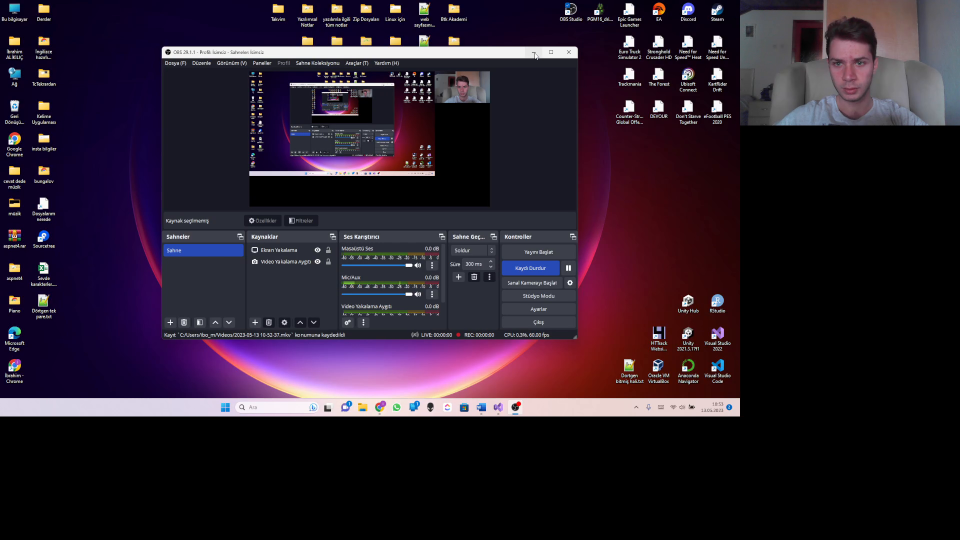
#> input picture frame 56 of GoruntuIsleme/1.Egitim/8. OpenCV  Temel İşlemler/videom.mkv, 1920 x 1080 px, given in place of 5.1 car.mp4.mp4, which was not available (shown at 1/2 size)
$ jupyter execute '5.ArkaPlanÇıkarmaBackgroundSubtraction)1.Adım.ipynb'   (text cells are left out)
#> lines starting #> are read from the running program, lines starting #| are printed output that depends on the picture; pictures that were not available may be replaced by others from this repository, and a replacement may not be noted
[cell 1]
import cv2
import numpy as np

[cell 2]
cap=cv2.VideoCapture("5.1 car.mp4.mp4")
_,first_frame=cap.read()
#> first_frame is the input picture: shape (1080, 1920, 3); mean B, G, R 43.8, 29.7, 42.4
first_frame=cv2.resize(first_frame,(640,480))
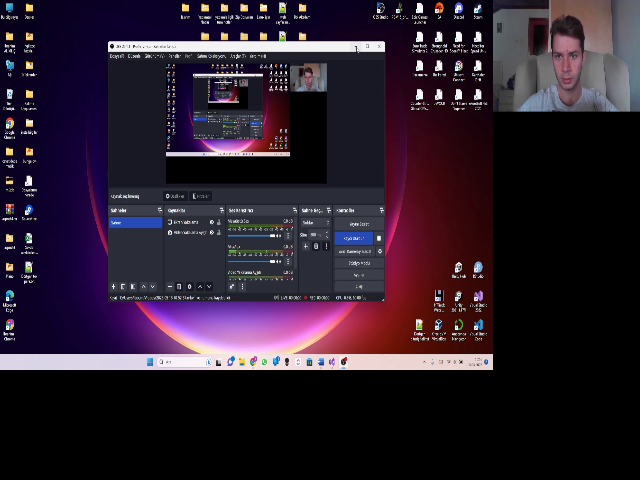
#> first_frame: shape (480, 640, 3); mean B, G, R 43.8, 29.6, 42.4
first_gray=cv2.cvtColor(first_frame,cv2.COLOR_BGR2GRAY)
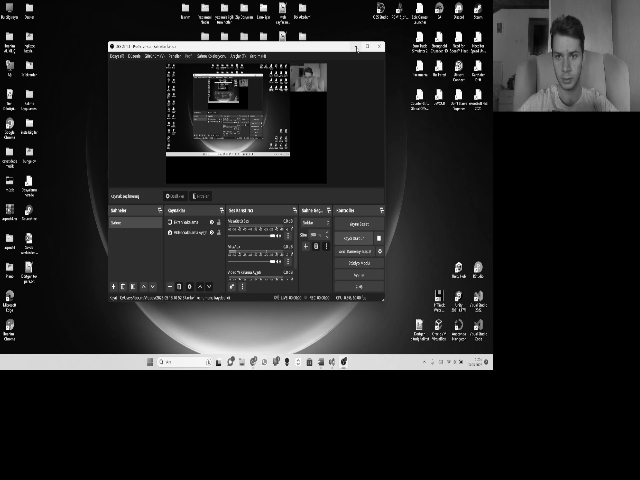
#> first_gray: shape (480, 640); min 0, max 255, mean 35
first_gray=cv2.GaussianBlur(first_gray,(5,5),0)
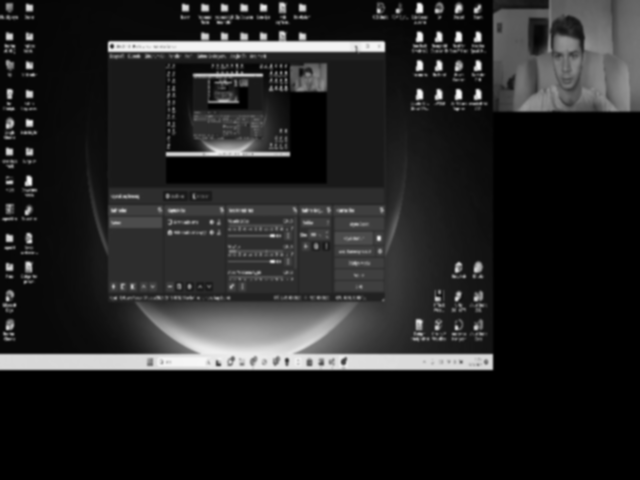
#> first_gray: shape (480, 640); min 0, max 250, mean 35

[cell 3]
# [21 lines of commented-out code are left out]

[cell 4]
# üsttekinde rekn geçişleri rahatsız ettiğinden trashold ile grimsi renkleri de çıkaracağız
while 1:
    _,frame=cap.read()
    # frame ler çok büyük yeniden boyutlandıracağım
    frame=cv2.resize(frame,(640,480))
#> frame: shape (480, 640, 3)
    gray=cv2.cvtColor(frame,cv2.COLOR_BGR2GRAY)
    gray=cv2.GaussianBlur(gray,(5,5),0)

    # şimdi ilk frame ile gelen diğer frame leri karşılaştıracağız
    diff=cv2.absdiff(first_gray,gray) # different tan geliyor
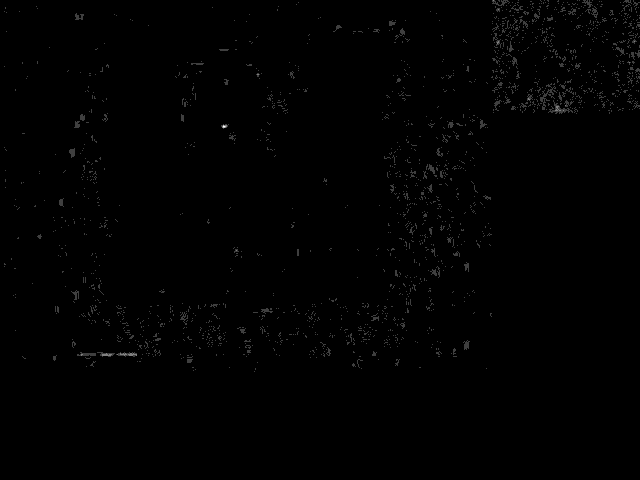
#> diff: shape (480, 640); min 0, max 4, mean 0.0204; drawn with min black and max white

    # siyaha yakın olanları simsiyah ; beyaza yakın olanları bembeyaz yapacak olan threshold u uygulayacağız
    _,diff=cv2.threshold(diff,35,255,cv2.THRESH_BINARY)
#> diff: shape (480, 640); every value is 0


    cv2.imshow("frame",frame)
    cv2.imshow("first_frame",first_frame)
    cv2.imshow("diff",diff)


    if cv2.waitKey(20)&0xFF==ord('q'):
#> (key q is pressed here)
        break


cap.release()
cv2.destroyAllWindows()

$ run again, starting later in the video
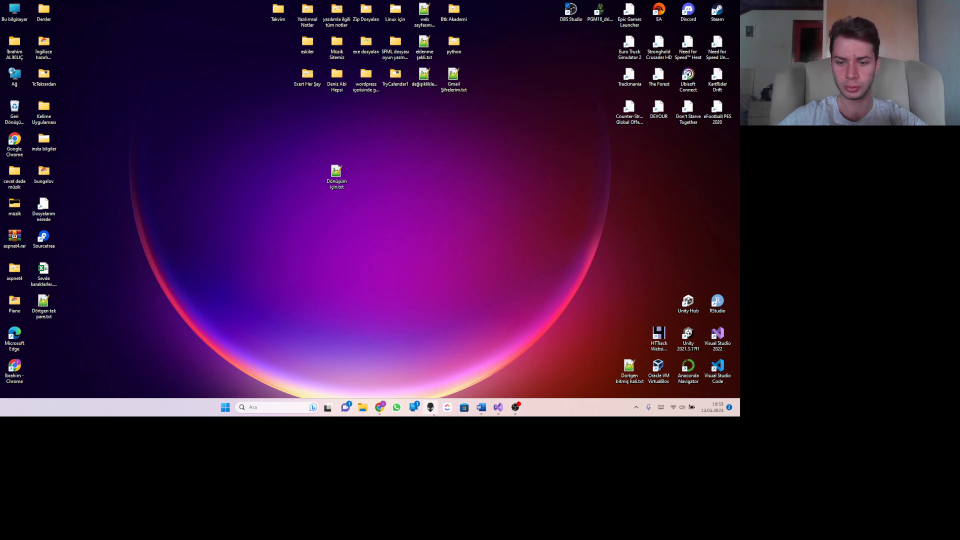
#> input picture frame 252 of GoruntuIsleme/1.Egitim/8. OpenCV  Temel İşlemler/videom.mkv, 1920 x 1080 px, given in place of 5.1 car.mp4.mp4, which was not available (shown at 1/2 size)
#> first_frame is the input picture: shape (1080, 1920, 3); mean B, G, R 54.6, 19.9, 51.1
#> `first_frame=cv2.resize(first_frame,(640,480))`:
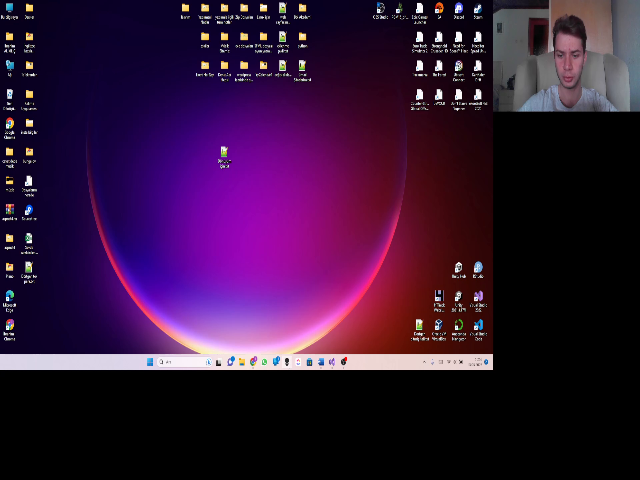
#> first_frame: shape (480, 640, 3); mean B, G, R 54.6, 19.8, 51
#> frame: shape (480, 640, 3)
#> `diff=cv2.absdiff(first_gray,gray)`:
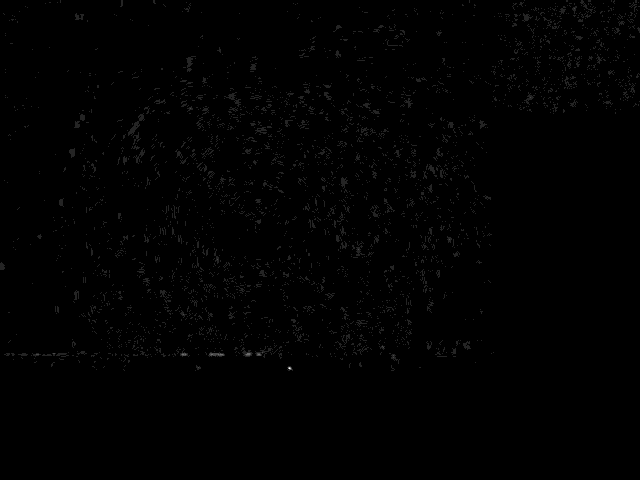
#> diff: shape (480, 640); min 0, max 7, mean 0.0349; drawn with min black and max white

$ run again, starting later in the video
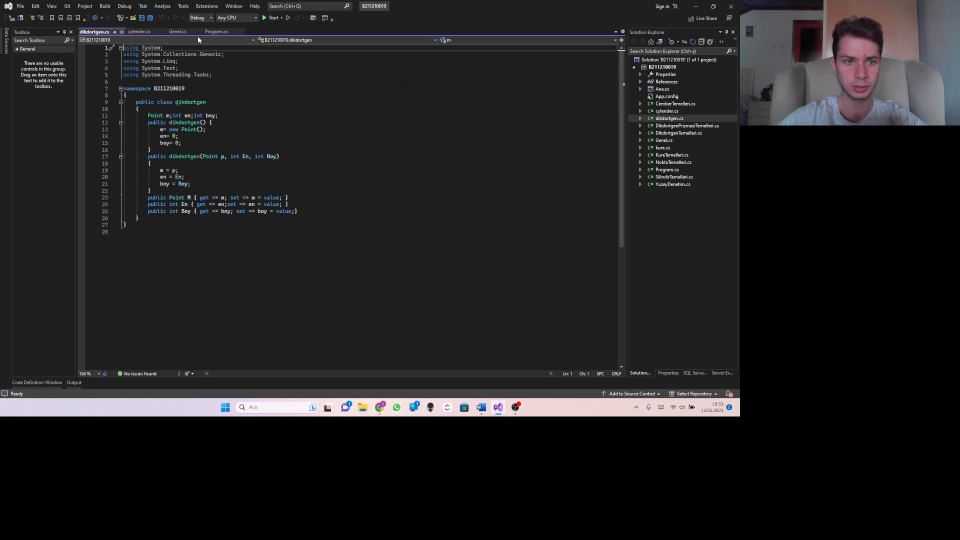
#> input picture frame 448 of GoruntuIsleme/1.Egitim/8. OpenCV  Temel İşlemler/videom.mkv, 1920 x 1080 px, given in place of 5.1 car.mp4.mp4, which was not available (shown at 1/2 size)
#> first_frame is the input picture: shape (1080, 1920, 3); mean B, G, R 31.4, 30.7, 31.3
#> first_frame: shape (480, 640, 3)
#> `first_gray=cv2.GaussianBlur(first_gray,(5,5),0)`:
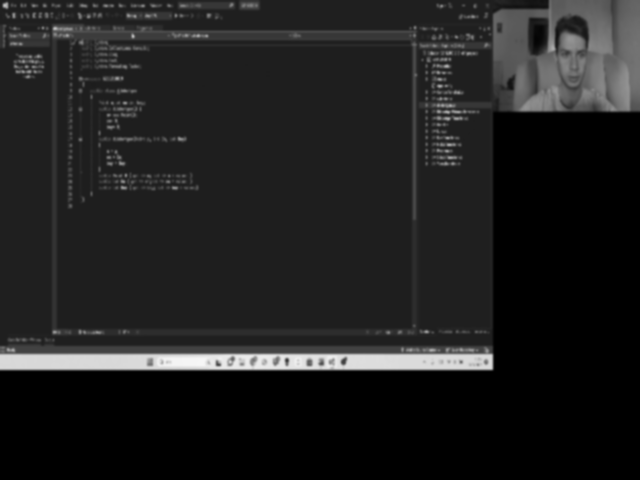
#> first_gray: shape (480, 640); min 0, max 246, mean 30.8
#> frame: shape (480, 640, 3)
#> `diff=cv2.absdiff(first_gray,gray)`:
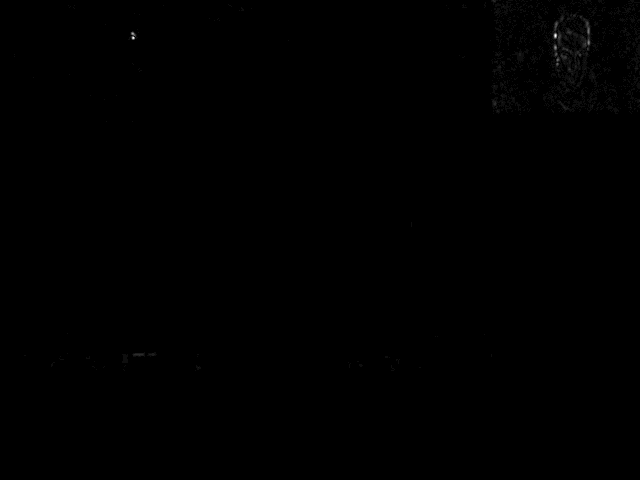
#> diff: shape (480, 640); min 0, max 18, mean 0.0222; drawn with min black and max white
